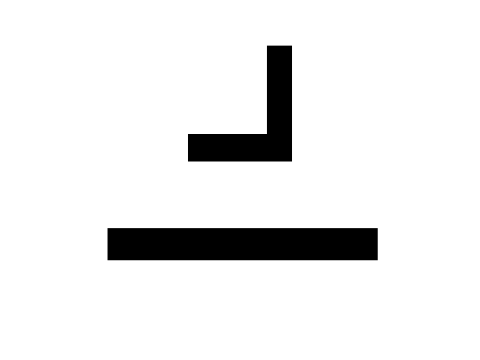
#> input picture HW4/HW4_Blank/HW4_Blank/Part_D/data/maze1.png, 480 x 360 px
$ python bug1.py
#> lines starting #> are read from the running program, lines starting #| are printed output that depends on the picture
### HW4/HW4_Blank/HW4_Blank/Part_D/utils/visualization.py
"""
EEL 4930/5934: Autonomous Robots
University Of Florida
"""

import matplotlib.pyplot as plt
from PIL import Image
import numpy as np
import os

class Visualization:

    def __init__(self, map_path, animation, alg='Bug'):
        self.map_path = map_path
        self.map_data = None
        self.start, self.end = None, None
        self.radius = 5
        self.alg = alg
        self.break_loop = False
        self.fig, self.ax = None, None
        self.animation = animation


    def get_map(self):
        '''
        Loads the map from file.
        Returns: map_data: array of the map
        '''
        # Check if the file exists
        if not os.path.exists(self.map_path):
            raise FileNotFoundError(f"Map file not found: {self.map_path}")

        try:
            # Load the map file
            img = Image.open(self.map_path)
#> img is the input picture: PIL image 480x360 RGB; min 0, max 255, mean 234.7
            img = img.convert('L')  # Ensure it's grayscale
#> img: PIL image 480x360 L
            map_array = np.array(img)

            # Convert the pixel values
            self.map_data = np.where(map_array == 0, 0,
                                    np.where(map_array == 255, 255, 200))
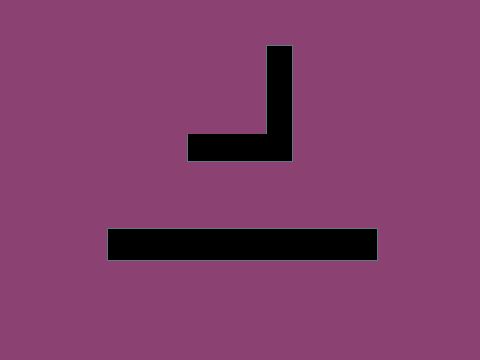
#> self.map_data: shape (360, 480) int64; 3 distinct labels, from 0 to 255; one colour per label, 0 black
            return self.map_data

        except OSError as e:
            raise OSError(f"Failed to load map image: {e}")

    def display_window(self):
        '''
        Displays the map and waits for user to click on start and end points.
        Returns: start, end: coordinates of the start and end points
        '''
        if self.map_data is None:
            print("Map data not loaded.")
            return

        clicks = []

        # [10 lines left out: function on_mouse_click, not called in this run]

        try:
            # Display the map
            self.fig, self.ax = plt.subplots()
            self.ax.imshow(self.map_data, cmap='gray')
            self.ax.set_title("Click to select origin and destination. Press 'q' to exit.")
            self.ax.set_xticks([])  # Hide x-axis ticks
            self.ax.set_yticks([])

            # Wait for clicks
            cid = self.fig.canvas.mpl_connect('button_press_event', on_mouse_click)
            print("Click on the map to select origin and destination.")

            while self.end is None and not self.break_loop:
                plt.pause(0.1)

                # Check if all windows are closed by the user
                if not plt.fignum_exists(self.fig.number):
                    self.break_loop = True

            plt.pause(0.1)

            return self.start, self.end

        except Exception as e:
            raise RuntimeError(f"Cannot display the map: {e}")

    # [15 lines left out: function update_map, not called in this run]

### HW4/HW4_Blank/HW4_Blank/Part_D/utils/simulation.py
"""
EEL 4930/5934: Autonomous Robots
University Of Florida
"""

import numpy as np

class Simulation:
    def __init__(self, map_data):
        self.map_data = map_data
        self.radius = 5


    # [141 lines left out: functions is_circle_navigable, navigability, set_heading, move_forward, rotate, distance and 2 more, not called in this run]
        # TODO: your code


### HW4/HW4_Blank/HW4_Blank/Part_D/bug1.py
"""
EEL 4930/5934: Autonomous Robots
University Of Florida
"""

import numpy as np
import matplotlib.pyplot as plt
import argparse
from utils.simulation import Simulation
from utils.visualization import Visualization

# [97 lines left out: function run_bug1, not called in this run]


if __name__ == '__main__':
    # Argument parser
    parser = argparse.ArgumentParser(description="Bug1 Algorithm Simulation")
    parser.add_argument('--map_path', type=str, default='data/maze1.png',
                        help="Path to the map file (default: 'data/maze1.png')")
    parser.add_argument('--animation', type=lambda x: x.lower() == 'true',
                    default=True,
                    help="Enable animation (true or false, default: true)")
    args = parser.parse_args()

    try:
        # Create visualization and simulation objects
        vis = Visualization(args.map_path, args.animation, "Bug1")
        map_data = vis.get_map()
        sim = Simulation(map_data)

        # Get origin and destination points
#> (the run stopped early here; a loop or call above may not have finished)
